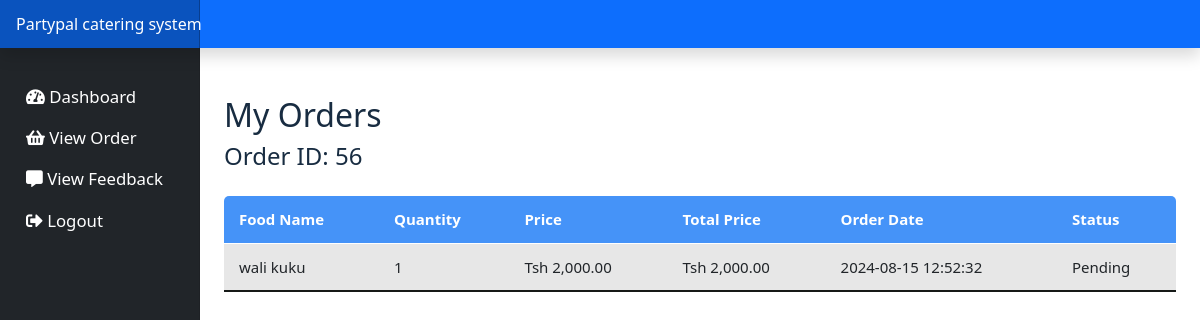
The page /customer/order_details.php?OrderID=56 (signed in) on the database its author committed.
### tables this page shows
CREATE TABLE `orderfood` (
  `OrderFoodID` int(11) NOT NULL,
  `OrderID` int(11) NOT NULL,
  `FoodID` int(11) NOT NULL,
  `totalPrice` decimal(10,2) NOT NULL,
  `quantity` int(11) NOT NULL
);

CREATE TABLE `food` (
  `FoodID` int(11) NOT NULL,
  `catererID` int(11) NOT NULL,
  `FoodName` varchar(50) NOT NULL,
  `price` decimal(10,2) NOT NULL,
  `Description` varchar(200) NOT NULL,
  `quantity` int(11) NOT NULL DEFAULT 1
);

CREATE TABLE `orders` (
  `OrderID` int(11) NOT NULL,
  `CustomerID` int(11) NOT NULL,
  `OrderDate` timestamp NOT NULL DEFAULT current_timestamp(),
  `totalPrice` decimal(10,2) NOT NULL,
  `quantity` int(11) NOT NULL,
  `Status` enum('pending','Received','','') NOT NULL DEFAULT 'pending',
  `paymentStatus` enum('paid','unpaid','','') NOT NULL DEFAULT 'unpaid'
);

### customer/order_details.php (the view, shortened to what this page needs)
<?php
include_once("connection.php");
$email = $_SESSION['email'];
$query = "SELECT customerID FROM customer WHERE email = :email";
$stmt = $conn->prepare($query);
$stmt->bindParam(':email', $email, PDO::PARAM_STR);
$stmt->execute();
$customerID = $stmt->fetchColumn();
$OrderID = isset($_GET['OrderID']) ? intval($_GET['OrderID']) : 0;
$query = "SELECT o.OrderID, o.OrderDate, o.Status, f.FoodName, of.quantity, f.price, (of.quantity * f.price) AS TotalPrice
          FROM orders o
          JOIN orderfood of ON o.OrderID = of.OrderID
          JOIN food f ON of.FoodID = f.FoodID
          WHERE o.OrderID = :OrderID AND o.CustomerID = :CustomerID";
$stmt = $conn->prepare($query);
$stmt->bindParam(':OrderID', $OrderID, PDO::PARAM_INT);
$stmt->bindParam(':CustomerID', $customerID, PDO::PARAM_INT);
$stmt->execute();
$orderDetails = $stmt->fetchAll(PDO::FETCH_ASSOC);
?>
<!doctype html>
<html lang="en">
<head>
    <link href="assets/dist/css/bootstrap.min.css" rel="stylesheet">
    <link href="assets/dashboard.css" rel="stylesheet">
</head>
<body>
<?php include_once('header.php'); ?>
    <div class="container-fluid">
        <div class="row">
            <?php include_once('sidenav.php'); ?>
            <main class="col-md-9 ms-sm-auto col-lg-10 px-md-4">
                <h2 class="mt-5">My Orders</h2>
                <h4>Order ID: <?php echo htmlspecialchars($OrderID); ?></h4>
                <table class="table table-striped">
                    <thead>
                        <tr>
                            <th>Food Name</th>
                            <th>Quantity</th>
                            <th>Price</th>
                            <th>Total Price</th>
                            <th>Order Date</th>
                            <th>Status</th>
                        </tr>
                    </thead>
                    <tbody>
                        <?php foreach ($orderDetails as $detail): ?>
                            <tr>
                                <td><?php echo htmlspecialchars($detail['FoodName']); ?></td>
                                <td><?php echo htmlspecialchars($detail['quantity']); ?></td>
                                <td>Tsh <?php echo number_format($detail['price'], 2); ?></td>
                                <td>Tsh <?php echo number_format($detail['TotalPrice'], 2); ?></td>
                                <td><?php echo htmlspecialchars($detail['OrderDate']); ?></td>
                                <td><?php echo htmlspecialchars($detail['Status']); ?></td>
                            </tr>
                        <?php endforeach; ?>
                    </tbody>
                </table>
            </main>
        </div>
    </div>
</body>
</html>

### customer/assets/dashboard.css (style rules this page uses)
body { font-size: .875rem; }
.table { border-collapse: collapse; margin: 25px 0; font-size: 15px; min-width: 100%; overflow: hidden; border-radius: 5px 5px 0 0; }
table thead tr { color: #fff; background: #4593f8; text-align: left; font-weight: bold; }
.table th, .table td { padding: 12px 15px; }
.table tbody tr { border-bottom: 1px solid #ddd; }
.table tbody tr:nth-of-type(odd) { background: #f3f3f3; }
.table tbody tr:last-of-type { border-bottom: 2px solid #161917; }

### rows shown on the page
orderfood: FoodID.FoodName "wali kuku", quantity "1", FoodID.price "2,000.00", TotalPrice "2,000.00", OrderID.OrderDate "2024-08-15 12:52:32", Status "Pending"

### other values the page prints
$OrderID "56"
